Frame 1 (no input): blank canvas, image omitted
Frame 60 (the mouse pressed at the canvas centre just before this capture): blank canvas, image omitted
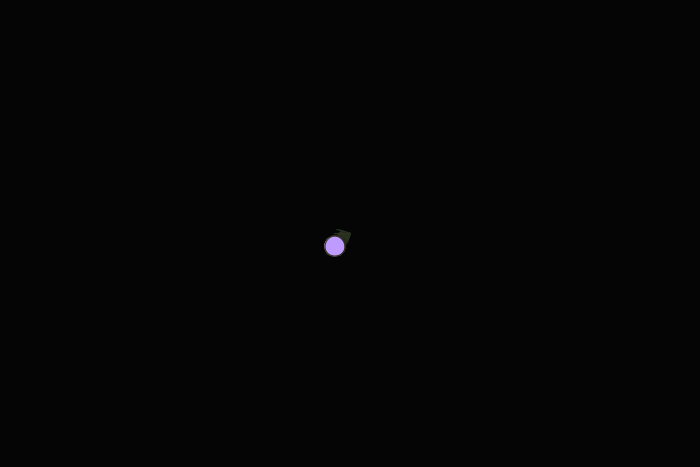
Frame 120 (the mouse held since frame 60 and released just before this capture)

The Processing sketch whose frames 1 and 60 were blank and that drew this single picture after the mouse press (run headless with seeded random() and noise(); from frame 60 on, the mouse is pressed at the canvas centre):

// Processing sketch: processing_30641
// ── processing_30641.pde


void setup() {  
  size(700,467);

          background(5);
           
  colorMode(HSB);   

    smooth();
  noStroke();
}
 
void draw() {
  noStroke();
  fill(random(255),100,255);
   
  if(mousePressed == true) { 
 

stroke(random(0,100),100,50);
translate(mouseX,mouseY);
rotate(360);
 ellipse (mouseX/20, mouseY/20,20, 20);  
line(0,0,random(width/40),random (height/30)); 
  }
  }
      
